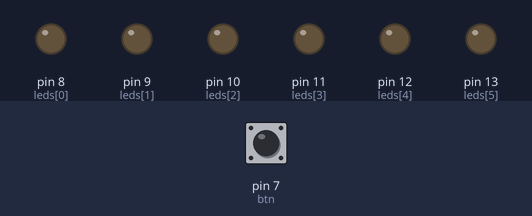
This sketch was run on a simulated Arduino Uno, built with avr-gcc and run on an emulated ATmega328P. Parts: output pins drawn as LEDs (lit = HIGH). Inputs (shaded band) come from the test bench; at power-on: pin 7 (btn) LOW.

Above: at 1.2 s.
1.3 s: pin 7 (btn) pulled HIGH for 1 s
At 2.7 s:
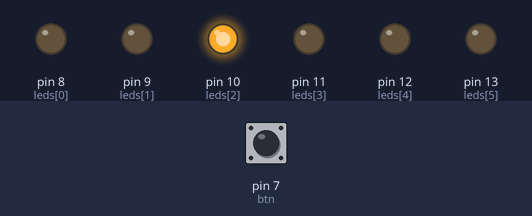
3.8 s: pin 7 (btn) pulled HIGH for 0.15 s
At 5.0 s:
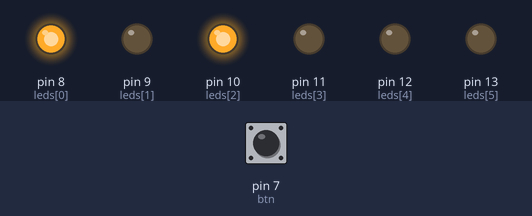
5.4 s: pin 7 (btn) pulled HIGH for 0.15 s
At 6.3 s:
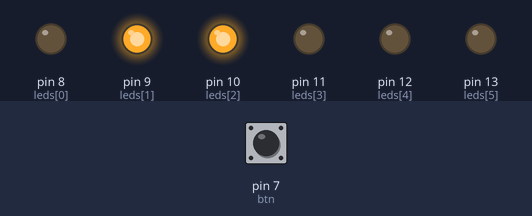
7.0 s: pin 7 (btn) pulled HIGH for 3.2 s
At 11.1 s:
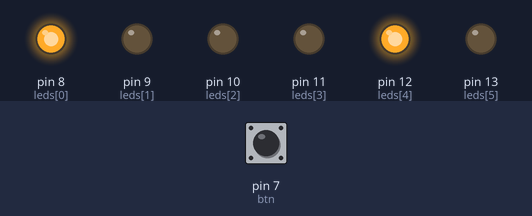
11.7 s: pin 7 (btn) pulled HIGH for 0.15 s
At 12.3 s:
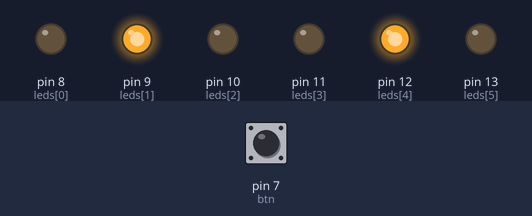
13.3 s: pin 7 (btn) pulled HIGH for 1 s
At 15.4 s:
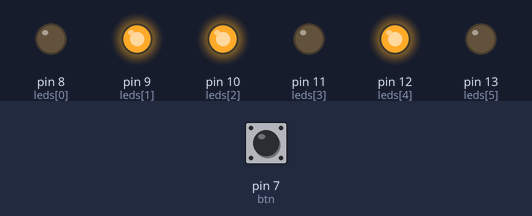
Timing chart, 0 to 16.8 s (numbered marks = the images above; inputs shaded):
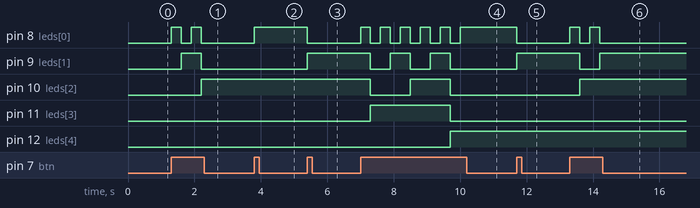

The sketch:

deberContSeisBits.ino
```cpp
#define btn 7
int i = 0;
int leds[6] = {8, 9, 10, 11, 12, 13};
int cont = 0;
int cont2;
void setup() {
  for (; i < 6; i++) {
    pinMode(leds[i], OUTPUT);
  }
  pinMode(btn, INPUT);
}
void loop() {
  if (digitalRead(btn) == HIGH) {
    cont++;
    if (cont > 0 && cont < 64) {
      cont2 = cont;
      for (int i = 0; i < 6; i++) {
        if (cont2 % 2 == 1) {
          digitalWrite(leds[i], HIGH);
        }
        else {
          digitalWrite(leds[i], LOW);
        }
        cont2 = cont2 / 2;
      }
    }
    else {
      for (i = 0; i < 6; i++) {
        digitalWrite(leds[i], LOW);
      }
      cont = 0;
    }
    delay(300);
  }
}
```

Measured:
- after the input at 1.3 s, pin 8 (leds[0]): alternates HIGH for 0.30 s and LOW for 0.30 s, 4 changes in all, then stays LOW, starting at once; pin 9 (leds[1]): LOW → HIGH after 0.30 s, → LOW 0.60 s later; pin 10 (leds[2]): LOW → HIGH after 0.90 s
- after the input at 3.8 s, pin 8 (leds[0]): LOW → HIGH at once
- after the input at 5.4 s, pin 8 (leds[0]): HIGH → LOW at once; pin 9 (leds[1]): LOW → HIGH at once
- after the input at 7.0 s, pin 8 (leds[0]): alternates HIGH for 0.30 s and LOW for 0.30 s, 11 changes in all, then stays HIGH, starting at once; pin 9 (leds[1]): alternates HIGH for 0.60 s and LOW for 0.60 s, 5 changes in all, then stays LOW, starting after 0.30 s
- after the input at 11.7 s, pin 8 (leds[0]): HIGH → LOW at once; pin 9 (leds[1]): LOW → HIGH at once
- after the input at 13.3 s, pin 8 (leds[0]): alternates HIGH for 0.30 s and LOW for 0.30 s, 4 changes in all, then stays LOW, starting at once; pin 9 (leds[1]): HIGH → LOW after 0.30 s, → HIGH 0.60 s later; pin 10 (leds[2]): LOW → HIGH after 0.30 s
